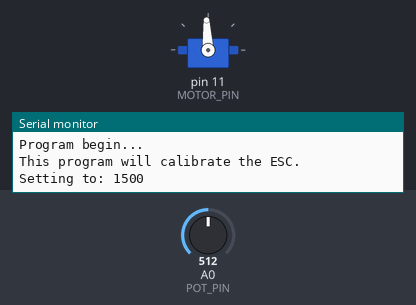
Recording of a sketch running on a simulated Arduino Uno, built with avr-gcc and run on an emulated ATmega328P. Shown: servo, the last lines printed to the serial monitor. Inputs (shaded band) come from the test bench; at power-on: A0 (POT_PIN) = 512.

Above: at 1.2 s.
1.3 s: A0 (POT_PIN) set to 716
At 1.9 s:
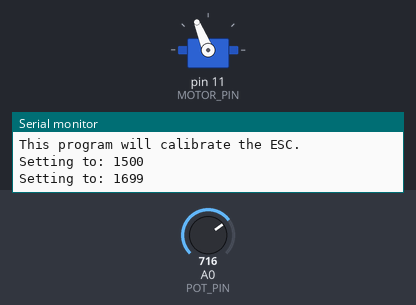
2.8 s: A0 (POT_PIN) set to 900
At 3.1 s:
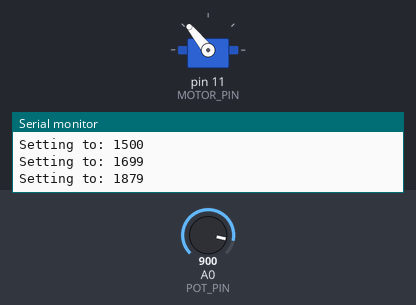
4.3 s: A0 (POT_PIN) set to 1010
At 5.4 s:
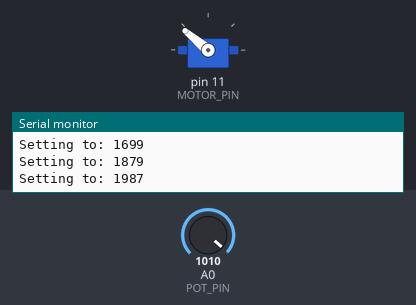
5.8 s: A0 (POT_PIN) set to 306
At 6.6 s:
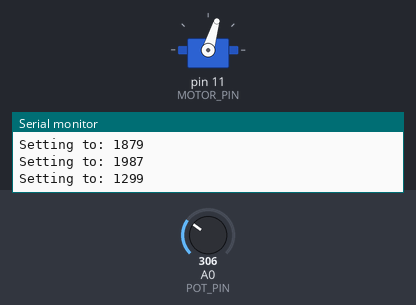
7.3 s: A0 (POT_PIN) set to 122
At 7.7 s:
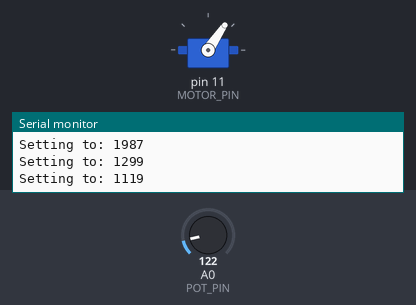
8.8 s: A0 (POT_PIN) set to 511
At 10.0 s:
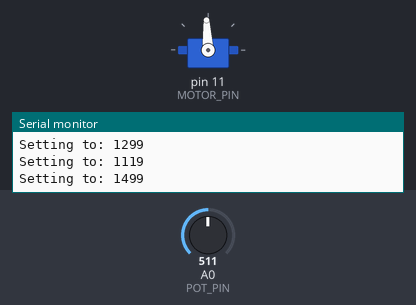
Timing chart, 0 to 11.3 s (numbered marks = the images above; inputs shaded):
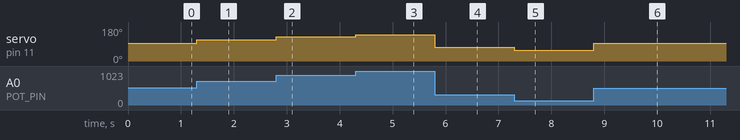

The sketch:

simonk_arduino_control.ino
```cpp
#include <Servo.h>

#define MAX_SIGNAL 2000
#define MIN_SIGNAL 1000
#define MOTOR_PIN 11

#define CALIBRATE 0

#define POT_PIN 0
#define INCREMENT_TOLERANCE 3

Servo motor;

int val = MIN_SIGNAL;
int oldval = MAX_SIGNAL;

void setup() {
  Serial.begin(9600);
  Serial.println("Program begin...");
  Serial.println("This program will calibrate the ESC.");

  motor.attach(MOTOR_PIN);

  if (CALIBRATE) {
    Serial.println("Now writing maximum output.");
    motor.writeMicroseconds(MAX_SIGNAL);

    Serial.println("Turn on power source, then wait 2 seconds and press any key.");

    // Wait for input
    while (!Serial.available());
    Serial.read();

    // Send min output
    Serial.println("Sending minimum output");
    motor.writeMicroseconds(MIN_SIGNAL);
  }
}

void loop() {
  // reads the value of the potentiometer (value between 0 and 1023)
  val = analogRead(POT_PIN);
  if (val < oldval - INCREMENT_TOLERANCE or
      val > oldval + INCREMENT_TOLERANCE ) {
    // if value has changed at the pot
    oldval = val;
    // scale it to use it with the signal output
    val = map(val, 0, 1023, MIN_SIGNAL, MAX_SIGNAL);
    Serial.print("Setting to: ");
    Serial.println(val);
    motor.writeMicroseconds(val);
  }
}
```

Measured:
- after the input at 1.3 s, servo on pin 11 (MOTOR_PIN): 93° → 112° at once
- after the input at 2.8 s, servo on pin 11 (MOTOR_PIN): 112° → 129° at once
- after the input at 4.3 s, servo on pin 11 (MOTOR_PIN): 129° → 140° at once
- after the input at 5.8 s, servo on pin 11 (MOTOR_PIN): 140° → 73° at once
- after the input at 7.3 s, servo on pin 11 (MOTOR_PIN): 73° → 56° at once
- after the input at 8.8 s, servo on pin 11 (MOTOR_PIN): 56° → 93° at once
